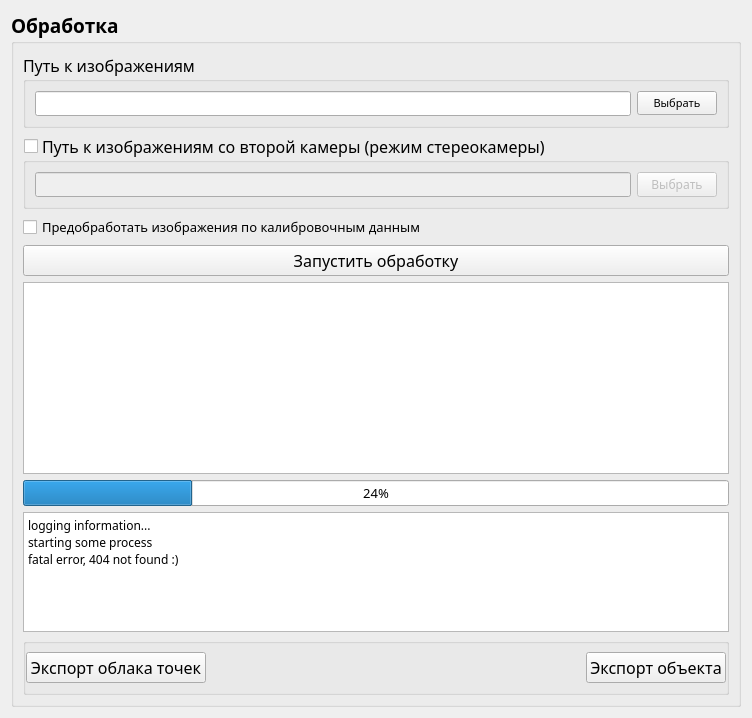
           <widget class="QWidget" name="page_processingProcess">
            <layout class="QVBoxLayout" name="verticalLayout_21">
             <item>
              <widget class="QGroupBox" name="groupBox_processingProcessMain">
               <property name="font">
                <font>
                 <family>Rubik</family>
                 <pointsize>14</pointsize>
                 <bold>true</bold>
                </font>
               </property>
               <property name="title">
                <string>Обработка</string>
               </property>
               <property name="flat">
                <bool>true</bool>
               </property>
               <layout class="QVBoxLayout" name="verticalLayout_22">
                <item>
                 <widget class="QGroupBox" name="groupBox_processPathSetter_Field">
                  <property name="font">
                   <font>
                    <family>Rubik</family>
                    <pointsize>12</pointsize>
                    <bold>false</bold>
                   </font>
                  </property>
                  <property name="title">
                   <string>Путь к изображениям</string>
                  </property>
                  <property name="flat">
                   <bool>true</bool>
                  </property>
                  <layout class="QHBoxLayout" name="horizontalLayout_11">
                   <property name="leftMargin">
                    <number>9</number>
                   </property>
                   <property name="topMargin">
                    <number>9</number>
                   </property>
                   <property name="rightMargin">
                    <number>9</number>
                   </property>
                   <property name="bottomMargin">
                    <number>9</number>
                   </property>
                   <item>
                    <widget class="QLineEdit" name="lineEdit_imagesDirectoryField">
                     <property name="font">
                      <font>
                       <family>Rubik</family>
                       <pointsize>9</pointsize>
                       <bold>false</bold>
                      </font>
                     </property>
                    </widget>
                   </item>
                   <item>
                    <widget class="QPushButton" name="pushButton_imagesDirectoryChoose">
                     <property name="font">
                      <font>
                       <family>Rubik</family>
                       <pointsize>8</pointsize>
                       <bold>false</bold>
                      </font>
                     </property>
                     <property name="text">
                      <string>Выбрать</string>
                     </property>
                    </widget>
                   </item>
                  </layout>
                 </widget>
                </item>
                <item>
                 <widget class="QGroupBox" name="groupBox_secondCameraProcessingField">
                  <property name="font">
                   <font>
                    <family>Rubik</family>
                    <pointsize>12</pointsize>
                    <bold>false</bold>
                   </font>
                  </property>
                  <property name="title">
                   <string>Путь к изображениям со второй камеры (режим стереокамеры)</string>
                  </property>
                  <property name="flat">
                   <bool>true</bool>
                  </property>
                  <property name="checkable">
                   <bool>true</bool>
                  </property>
                  <property name="checked">
                   <bool>false</bool>
                  </property>
                  <layout class="QHBoxLayout" name="horizontalLayout_16">
                   <item>
                    <widget class="QLineEdit" name="lineEdit_secondCameraProcessingImagesDirectory">
                     <property name="font">
                      <font>
                       <family>Rubik</family>
                       <pointsize>9</pointsize>
                       <bold>false</bold>
                      </font>
                     </property>
                    </widget>
                   </item>
                   <item>
                    <widget class="QPushButton" name="pushButton_setSecondCameraProcessingImagesDirectory">
                     <property name="font">
                      <font>
                       <family>Rubik</family>
                       <pointsize>9</pointsize>
                       <bold>false</bold>
                      </font>
                     </property>
                     <property name="text">
                      <string>Выбрать</string>
                     </property>
                    </widget>
                   </item>
                  </layout>
                 </widget>
                </item>
                <item>
                 <widget class="QCheckBox" name="checkBox_preprocessingImages">
                  <property name="font">
                   <font>
                    <family>Rubik</family>
                    <pointsize>10</pointsize>
                    <bold>false</bold>
                   </font>
                  </property>
                  <property name="text">
                   <string>Предобработать изображения по калибровочным данным</string>
                  </property>
                 </widget>
                </item>
                <item>
                 <widget class="QPushButton" name="pushButton_processingStart">
                  <property name="font">
                   <font>
                    <family>Rubik</family>
                    <pointsize>12</pointsize>
                    <bold>false</bold>
                   </font>
                  </property>
                  <property name="text">
                   <string>Запустить обработку</string>
                  </property>
                 </widget>
                </item>
                <item>
                 <widget class="QGraphicsView" name="graphicsView_dotsVisualization"/>
                </item>
                <item>
                 <widget class="QProgressBar" name="progressBar_processingProgressBar">
                  <property name="font">
                   <font>
                    <family>Rubik</family>
                    <pointsize>10</pointsize>
                    <bold>false</bold>
                   </font>
                  </property>
                  <property name="value">
                   <number>24</number>
                  </property>
                 </widget>
                </item>
                <item>
                 <widget class="QTextBrowser" name="textBrowser_processingLogs">
                  <property name="maximumSize">
                   <size>
                    <width>16777215</width>
                    <height>120</height>
                   </size>
                  </property>
                  <property name="font">
                   <font>
                    <family>Rubik</family>
                    <pointsize>12</pointsize>
                    <bold>false</bold>
                   </font>
                  </property>
                  <property name="html">
                   <string>&lt;!DOCTYPE HTML PUBLIC &quot;-//W3C//DTD HTML 4.0//EN&quot; &quot;http://www.w3.org/TR/REC-html40/strict.dtd&quot;&gt;
&lt;html&gt;&lt;head&gt;&lt;meta name=&quot;qrichtext&quot; content=&quot;1&quot; /&gt;&lt;meta charset=&quot;utf-8&quot; /&gt;&lt;style type=&quot;text/css&quot;&gt;
p, li { white-space: pre-wrap; }
hr { height: 1px; border-width: 0; }
li.unchecked::marker { content: &quot;\2610&quot;; }
li.checked::marker { content: &quot;\2612&quot;; }
&lt;/style&gt;&lt;/head&gt;&lt;body style=&quot; font-family:'Rubik'; font-size:12pt; font-weight:400; font-style:normal;&quot;&gt;
&lt;p style=&quot; margin-top:0px; margin-bottom:0px; margin-left:0px; margin-right:0px; -qt-block-indent:0; text-indent:0px;&quot;&gt;&lt;span style=&quot; font-size:9pt;&quot;&gt;logging information...&lt;/span&gt;&lt;/p&gt;
&lt;p style=&quot; margin-top:0px; margin-bottom:0px; margin-left:0px; margin-right:0px; -qt-block-indent:0; text-indent:0px;&quot;&gt;&lt;span style=&quot; font-size:9pt;&quot;&gt;starting some process&lt;/span&gt;&lt;/p&gt;
&lt;p style=&quot; margin-top:0px; margin-bottom:0px; margin-left:0px; margin-right:0px; -qt-block-indent:0; text-indent:0px;&quot;&gt;&lt;span style=&quot; font-size:9pt;&quot;&gt;fatal error, 404 not found :)&lt;/span&gt;&lt;/p&gt;&lt;/body&gt;&lt;/html&gt;</string>
                  </property>
                 </widget>
                </item>
                <item>
                 <widget class="QGroupBox" name="groupBox_exportOptions">
                  <property name="title">
                   <string/>
                  </property>
                  <property name="flat">
                   <bool>true</bool>
                  </property>
                  <layout class="QHBoxLayout" name="horizontalLayout_10">
                   <property name="leftMargin">
                    <number>0</number>
                   </property>
                   <property name="topMargin">
                    <number>0</number>
                   </property>
                   <property name="rightMargin">
                    <number>0</number>
                   </property>
                   <property name="bottomMargin">
                    <number>0</number>
                   </property>
                   <item>
                    <widget class="QPushButton" name="pushButton_exportAsDotsCloud">
                     <property name="font">
                      <font>
                       <family>Rubik</family>
                       <pointsize>12</pointsize>
                       <bold>false</bold>
                      </font>
                     </property>
                     <property name="text">
                      <string>Экспорт облака точек</string>
                     </property>
                    </widget>
                   </item>
                   <item>
                    <spacer name="horizontalSpacer_exportOptions_buttonsBetween">
                     <property name="orientation">
                      <enum>Qt::Orientation::Horizontal</enum>
                     </property>
                     <property name="sizeHint" stdset="0">
                      <size>
                       <width>374</width>
                       <height>20</height>
                      </size>
                     </property>
                    </spacer>
                   </item>
                   <item>
                    <widget class="QPushButton" name="pushButton_exportAsObjectFile">
                     <property name="font">
                      <font>
                       <family>Rubik</family>
                       <pointsize>12</pointsize>
                       <bold>false</bold>
                      </font>
                     </property>
                     <property name="text">
                      <string>Экспорт объекта</string>
                     </property>
                    </widget>
                   </item>
                  </layout>
                 </widget>
                </item>
               </layout>
              </widget>
             </item>
            </layout>
           </widget>
